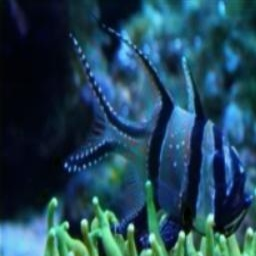
#> input picture test/test_p0_.jpg, 256 x 256 px; its folder holds only this picture in this run
$ python lightweight_cnn.py
#> lines starting #> are read from the running program, lines starting #| are printed output that depends on the picture
import cv2
import numpy as np
import os
from glob import glob

# 参数设置
omega = 0.95  # 雾量系数，控制透射率的保留比例
t_min = 0.1   # 最小透射率，防止除零问题
patch_size = 15  # 暗通道计算的窗口大小
output_folder = "./enhanced_images222"  # 保存增强图片的文件夹

# 创建保存增强图片的文件夹
if not os.path.exists(output_folder):
    os.makedirs(output_folder)

# 计算暗通道
def calculate_dark_channel(image, patch_size):
    """
    计算图像的暗通道
    Args:
        image: 输入图像 (BGR 格式)
        patch_size: 窗口大小
    Returns:
        dark_channel: 暗通道图像
    """
    min_channel = np.min(image, axis=2)  # 每个像素取最小的颜色通道值
    kernel = cv2.getStructuringElement(cv2.MORPH_RECT, (patch_size, patch_size))
    dark_channel = cv2.erode(min_channel, kernel)  # 最小值滤波
    return dark_channel

# 估计背景光
def estimate_atmospheric_light(image, dark_channel, top_percent=0.001):
    """
    估计背景光
    Args:
        image: 输入图像 (BGR 格式)
        dark_channel: 暗通道图像
        top_percent: 用于估计背景光的亮点百分比
    Returns:
        atmospheric_light: 背景光
    """
    h, w = dark_channel.shape
    num_pixels = int(h * w * top_percent)
    dark_vec = dark_channel.ravel()
    indices = np.argsort(dark_vec)[-num_pixels:]  # 选择暗通道值最高的像素

    brightest = image.reshape(-1, 3)[indices]
    atmospheric_light = np.mean(brightest, axis=0)
    return atmospheric_light

# 计算透射率
def calculate_transmission(image, atmospheric_light, omega, patch_size):
    """
    计算透射率
    Args:
        image: 输入图像 (BGR 格式)
        atmospheric_light: 背景光
        omega: 雾量系数
        patch_size: 窗口大小
    Returns:
        transmission: 透射率图像
    """
    norm_image = image / atmospheric_light
    dark_channel = calculate_dark_channel(norm_image, patch_size)
    transmission = 1 - omega * dark_channel
    return transmission

# 恢复图像
def recover_image(image, transmission, atmospheric_light, t_min):
    """
    恢复清晰图像
    Args:
        image: 输入图像 (BGR 格式)
        transmission: 透射率图像
        atmospheric_light: 背景光
        t_min: 最小透射率
    Returns:
        recovered_image: 恢复后的图像
    """
    # 确保透射率在 [t_min, 1] 范围内
    transmission = np.clip(transmission, t_min, 1)

    # 将透射率扩展到与图像匹配的三通道
    transmission = np.repeat(transmission[:, :, np.newaxis], 3, axis=2)

    # 恢复图像
    recovered_image = (image - atmospheric_light) / transmission + atmospheric_light
    return np.clip(recovered_image, 0, 255).astype(np.uint8)


# 处理所有图片
input_images = glob('./test/*.jpg')  # 假设所有图片在 './input_images/' 文件夹下
for img_path in input_images:
    # 读取图片
    image = cv2.imread(img_path)
#> image is the input picture: shape (256, 256, 3); mean B, G, R 88.1, 69.4, 32.9
    if image is None:
        print(f"Cannot read {img_path}, skipping...")
        continue

    # 计算暗通道
    dark_channel = calculate_dark_channel(image, patch_size)
#> in calculate_dark_channel, `min_channel = np.min(image, axis=2)`:
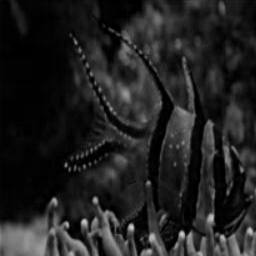
#> min_channel: shape (256, 256); min 0, max 209, mean 32.8
#> in calculate_dark_channel, `dark_channel = cv2.erode(min_channel, kernel)`:
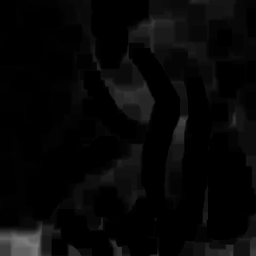
#> dark_channel: shape (256, 256); min 0, max 124, mean 7

    # 估计背景光
    atmospheric_light = estimate_atmospheric_light(image, dark_channel)
#> in estimate_atmospheric_light, `indices = np.argsort(dark_vec)[-num_pixels:]`: indices = 65 values, max 65316 at index 36, min 60945 at index 0, mean 62409.9
#> in estimate_atmospheric_light, `brightest = image.reshape(-1, 3)[indices]`: brightest = 65 rows, first 8: [244, 200, 129], [241, 193, 129], [246, 206, 141], [248, 205, 142], [243, 196, 134], [240, 208, 142], [237, 207, 130], [237, 208, 127]
#> in estimate_atmospheric_light, `atmospheric_light = np.mean(brightest, axis=0)`: atmospheric_light = [242.3, 203.2, 139.1]
#> atmospheric_light = [242.3, 203.2, 139.1]

    # 计算透射率
    transmission = calculate_transmission(image, atmospheric_light, omega, patch_size)
#> in calculate_transmission, `norm_image = image / atmospheric_light`:
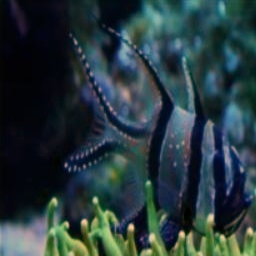
#> norm_image: shape (256, 256, 3) float64; mean B, G, R 0.363, 0.341, 0.237; drawn with min black and max white
#> call 2 of calculate_dark_channel, with patch_size = 15
#> in calculate_dark_channel (call 2), `min_channel = np.min(image, axis=2)`:
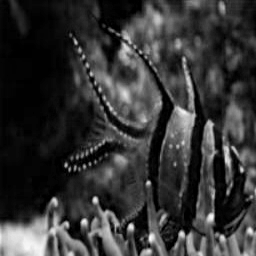
#> min_channel: shape (256, 256) float64; min 0, max 1.05, mean 0.22; drawn with min black and max white
#> in calculate_dark_channel (call 2), `dark_channel = cv2.erode(min_channel, kernel)`:
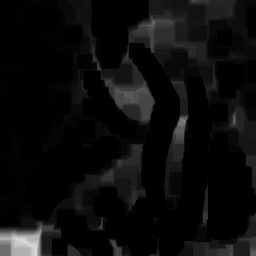
#> dark_channel: shape (256, 256) float64; min 0, max 0.861, mean 0.0488
#> in calculate_transmission, `transmission = 1 - omega * dark_channel`:
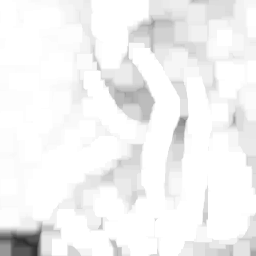
#> transmission: shape (256, 256) float64; min 0.182, max 1, mean 0.954

    # 恢复图像
    enhanced_image = recover_image(image, transmission, atmospheric_light, t_min)
#> in recover_image, `recovered_image = (image - atmospheric_light) / transmission + atmosph..`:
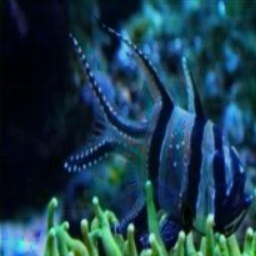
#> recovered_image: shape (256, 256, 3) float64; mean B, G, R 83.3, 65.2, 28.9; drawn with min black and max white

    # 保存结果
    file_name = os.path.basename(img_path)
    output_path = os.path.join(output_folder, file_name)
    cv2.imwrite(output_path, enhanced_image)
    print(f"Processed and saved: {output_path}")

print("All images have been processed and saved!")
